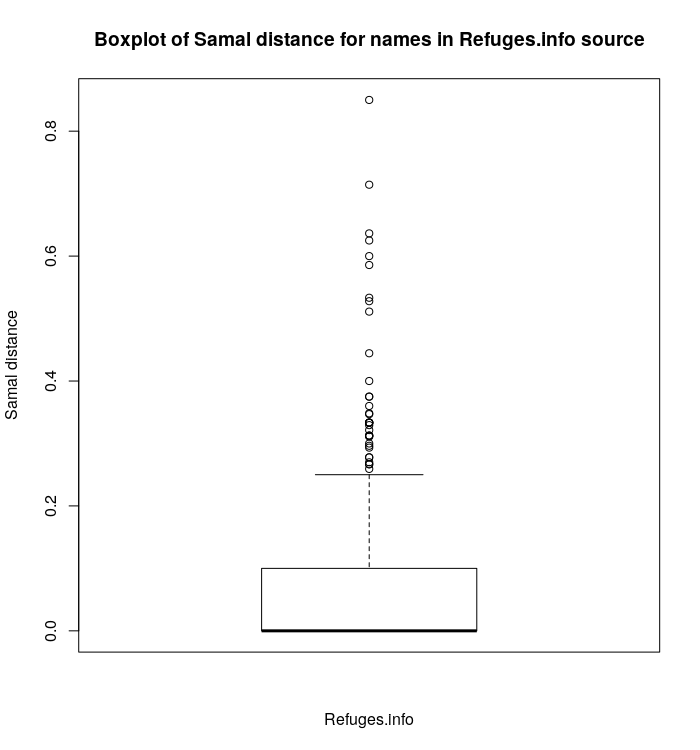

Write R code to recreate this figure.
x <- read.csv("~/reports/015/data/sql_data/fig4.csv",header=T, sep=",")
boxplot(x, xlab="Refuges.info", ylab="Samal distance", main="Boxplot of Samal distance for names in Refuges.info source")
